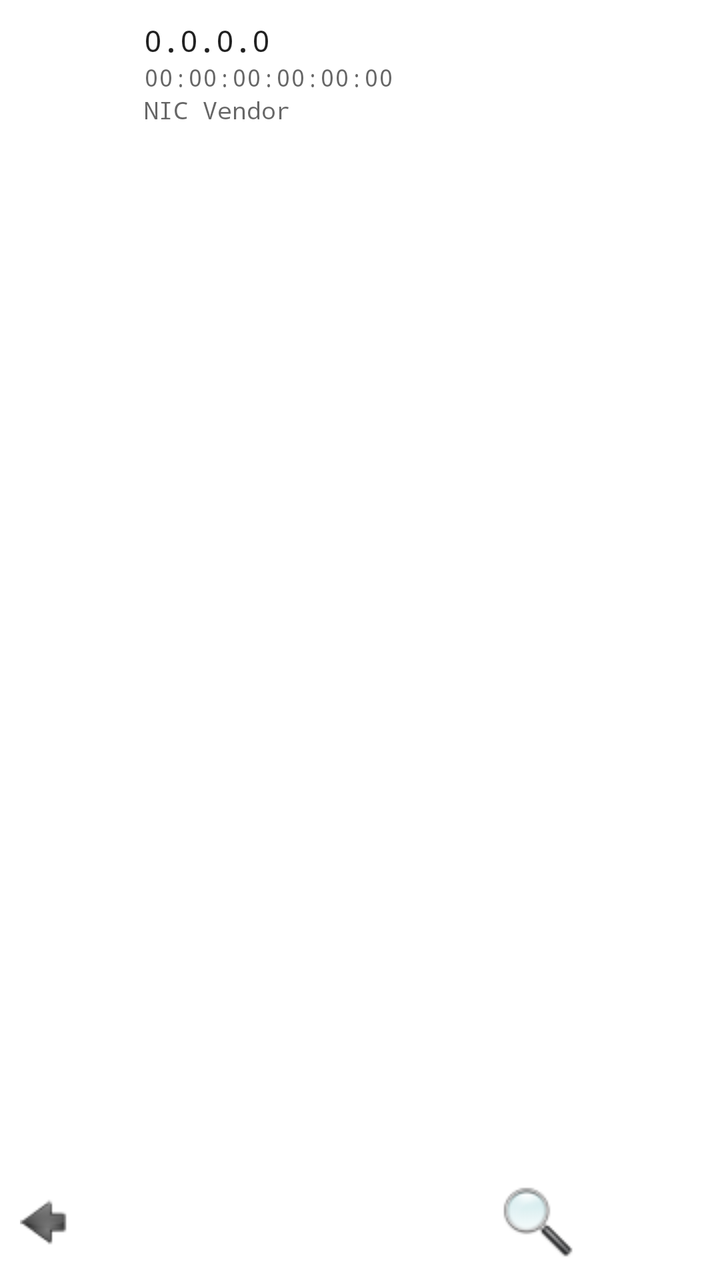
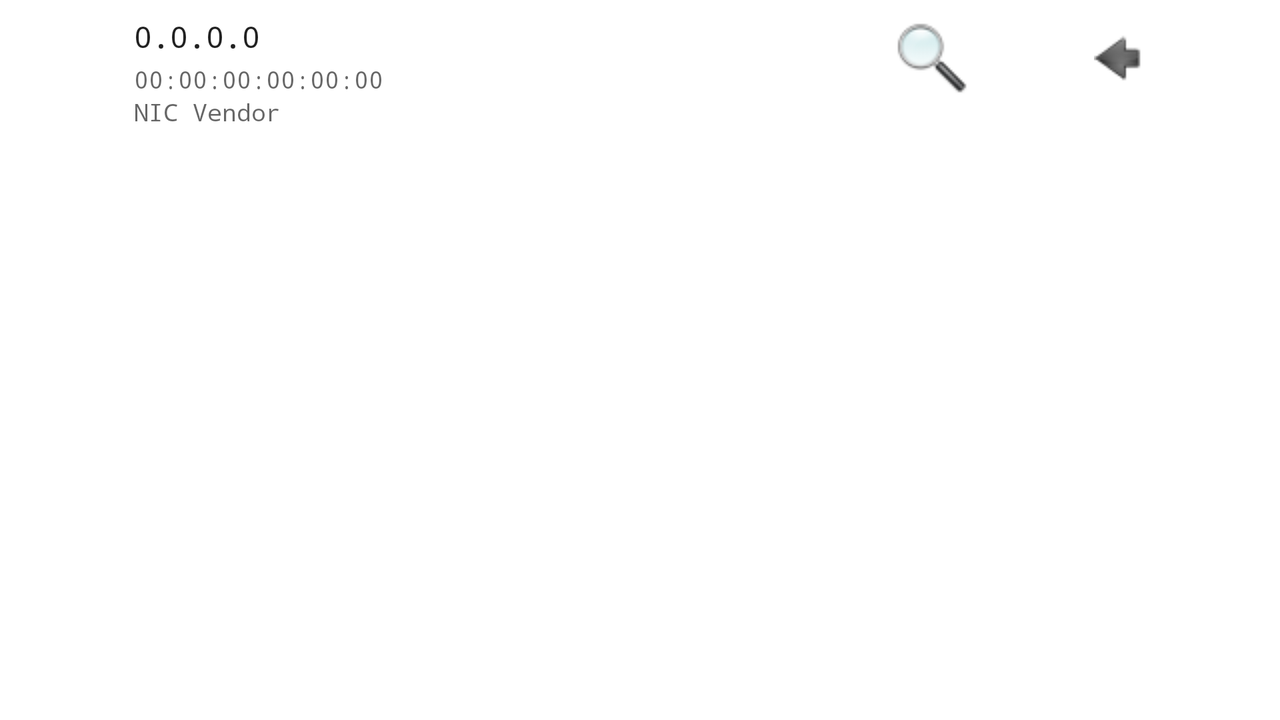

First picture: res/layout/ on a phone held upright. Second picture: the repository's own variant of that layout, on a device whose configuration matches the variant's folder. Source for both follows.
<!-- AndroidManifest.xml: fallback theme Theme.MaterialComponents.DayNight.NoActionBar -->
<!-- res/layout/portscan.xml -->
<?xml version="1.0" encoding="UTF-8"?>
<TabHost xmlns:android="http://schemas.android.com/apk/res/android"
    android:id="@android:id/tabhost"
    android:layout_width="match_parent"
    android:layout_height="match_parent" >

    <LinearLayout
        android:layout_width="match_parent"
        android:layout_height="match_parent"
        android:orientation="vertical" >

        <RelativeLayout
            android:layout_width="match_parent"
            android:layout_height="?android:attr/listPreferredItemHeight"
            android:layout_marginLeft="15dp"
            android:layout_marginRight="15dp"
            android:layout_marginTop="10dp"
            android:paddingBottom="5dp" >

            <ImageView
                android:id="@+id/logo"
                android:layout_width="42dp"
                android:layout_height="42dp"
                android:layout_alignParentBottom="true"
                android:layout_alignParentTop="true"
                android:layout_marginRight="15dp"
                android:src="@drawable/computer" />

            <TextView
                android:id="@+id/host"
                style="@style/ListTextTitle"
                android:layout_width="match_parent"
                android:layout_height="wrap_content"
                android:layout_alignParentRight="true"
                android:layout_alignParentTop="true"
                android:layout_toRightOf="@+id/logo"
                android:ellipsize="marquee"
                android:gravity="center_vertical"
                android:lines="1"
                android:marqueeRepeatLimit="marquee_forever"
                android:text="0.0.0.0" />

            <TextView
                android:id="@+id/mac"
                style="@style/ListTextSummary"
                android:layout_width="match_parent"
                android:layout_height="wrap_content"
                android:layout_below="@+id/host"
                android:layout_toRightOf="@+id/logo"
                android:text="00:00:00:00:00:00" />

            <TextView
                android:id="@+id/vendor"
                style="@style/ListTextSummary"
                android:layout_width="match_parent"
                android:layout_height="wrap_content"
                android:layout_alignParentBottom="true"
                android:layout_alignWithParentIfMissing="true"
                android:layout_below="@+id/mac"
                android:layout_toRightOf="@+id/logo"
                android:text="NIC Vendor" />
        </RelativeLayout>

        <TabWidget
            android:id="@android:id/tabs"
            android:layout_width="match_parent"
            android:layout_height="wrap_content"
            android:layout_marginTop="5dp" />

        <FrameLayout
            android:id="@android:id/tabcontent"
            android:layout_width="match_parent"
            android:layout_height="0dp"
            android:layout_weight="1"
            android:paddingTop="5dp" >

            <ListView
                android:id="@+id/list_open"
                android:layout_width="match_parent"
                android:layout_height="match_parent" />

            <ListView
                android:id="@+id/list_closed"
                android:layout_width="match_parent"
                android:layout_height="match_parent" />
        </FrameLayout>

        <RelativeLayout
            android:layout_width="match_parent"
            android:layout_height="wrap_content"
            android:layout_margin="5dp"
            android:orientation="horizontal" >

            <Button
                android:id="@+id/btn_scan"
                style="@style/ButtonTop"
                android:layout_width="wrap_content"
                android:layout_alignParentRight="true"
                android:layout_weight="0"
                android:drawableLeft="@drawable/discover"
                android:drawablePadding="15dp"
                android:text="@string/btn_scan" />

            <Button
                android:id="@+id/btn_back"
                style="@style/ButtonTop"
                android:layout_width="wrap_content"
                android:layout_alignParentLeft="true"
                android:layout_weight="0"
                android:drawableLeft="@drawable/back"
                android:drawablePadding="15dp"
                android:text="@string/btn_back" />
        </RelativeLayout>
    </LinearLayout>

</TabHost>
<!-- resources referenced by this layout -->
<resources>
  <!-- drawable back: png bitmap (drawable, 1829 bytes) -->
  <!-- drawable discover: png bitmap (drawable, 4802 bytes) -->
  <string name="btn_back">Back</string>
  <string name="btn_scan">Scan</string>
  <style name="ButtonTop" parent="@style/Button">
  
          
          <item name="android:layout_width">0dip</item>
          <item name="android:layout_height">48dip</item>
          <item name="android:layout_weight">1</item>
          <item name="android:textSize">20sp</item>
      </style>
  <style name="ListTextSummary" parent="ListText">
          <item name="android:textColor">?android:attr/textColorSecondary</item>
          <item name="android:textSize">12sp</item>
      </style>
  <style name="ListTextTitle" parent="ListText">
          <item name="android:textColor">?android:attr/textColorPrimary</item>
          <item name="android:textSize">15sp</item>
      </style>
  <style name="Button">
          <item name="android:textSize">14sp</item>
          <item name="android:textColor">#fff</item>
          <item name="android:typeface">monospace</item>
          <item name="android:background">@drawable/btn_bg</item>
          <item name="android:layout_height">wrap_content</item>
          <item name="android:layout_gravity">center_vertical</item>
          <item name="android:padding">5dip</item>
      </style>
  <style name="ListText">
          <item name="android:typeface">monospace</item>
      </style>
  <!-- drawable btn_bg (drawable) -->
  <?xml version="1.0" encoding="utf-8"?>
  
  <selector xmlns:android="http://schemas.android.com/apk/res/android">
  
      <item android:state_pressed="true"><shape>
              <gradient android:angle="270" android:endColor="@color/purple1" android:startColor="@color/purple2" />
  
              <stroke android:width="0dp" android:color="@color/purple1" />
  
              <corners android:radius="3dp" />
          </shape></item>
      <item android:state_focused="true"><shape>
              <gradient android:angle="270" android:endColor="@color/purple2" android:startColor="@color/purple3" />
  
              <stroke android:width="0dp" android:color="@color/grey" />
  
              <corners android:radius="3dp" />
          </shape></item>
  
  </selector>
  <color name="purple1">#57068c</color>
  <color name="purple2">#8426c1</color>
  <color name="purple3">#be6ef2</color>
  <color name="grey">#cccccc</color>
</resources>
<!-- res/layout-land/portscan.xml (the author's variant of the layout above) -->
<!-- drawn on the phone turned sideways -->
<?xml version="1.0" encoding="UTF-8"?>

<TabHost xmlns:android="http://schemas.android.com/apk/res/android"
    android:id="@android:id/tabhost"
    android:layout_width="match_parent"
    android:layout_height="match_parent" >

    <LinearLayout
        android:layout_width="match_parent"
        android:layout_height="match_parent"
        android:orientation="vertical" >

        <RelativeLayout
            android:layout_width="match_parent"
            android:layout_height="?android:attr/listPreferredItemHeight"
            android:layout_marginLeft="10dp"
            android:layout_marginRight="10dp"
            android:layout_marginTop="5dp"
            android:paddingBottom="5dp" >

            <ImageView
                android:id="@+id/logo"
                android:layout_width="42dp"
                android:layout_height="42dp"
                android:layout_alignParentBottom="true"
                android:layout_alignParentTop="true"
                android:layout_marginRight="15dp"
                android:src="@drawable/computer" />

            <TextView
                android:id="@+id/host"
                style="@style/ListTextTitle"
                android:layout_width="match_parent"
                android:layout_height="wrap_content"
                android:layout_above="@id/mac"
                android:layout_alignParentRight="true"
                android:layout_alignParentTop="true"
                android:layout_alignWithParentIfMissing="true"
                android:layout_toRightOf="@+id/logo"
                android:ellipsize="marquee"
                android:gravity="center_vertical"
                android:lines="1"
                android:marqueeRepeatLimit="marquee_forever"
                android:text="0.0.0.0" />

            <TextView
                android:id="@+id/mac"
                style="@style/ListTextSummary"
                android:layout_width="match_parent"
                android:layout_height="wrap_content"
                android:layout_above="@+id/vendor"
                android:layout_alignWithParentIfMissing="true"
                android:layout_toRightOf="@+id/logo"
                android:text="00:00:00:00:00:00" />

            <TextView
                android:id="@+id/vendor"
                style="@style/ListTextSummary"
                android:layout_width="match_parent"
                android:layout_height="wrap_content"
                android:layout_alignParentBottom="true"
                android:layout_toRightOf="@+id/logo"
                android:text="NIC Vendor" />

            <Button
                android:id="@+id/btn_back"
                style="@style/ButtonTop"
                android:layout_width="wrap_content"
                android:layout_alignParentRight="true"
                android:layout_weight="0"
                android:drawableLeft="@drawable/back"
                android:drawablePadding="5dp"
                android:text="@string/btn_back" />

            <Button
                android:id="@+id/btn_scan"
                style="@style/ButtonTop"
                android:layout_width="wrap_content"
                android:layout_toLeftOf="@id/btn_back"
                android:layout_weight="0"
                android:drawableLeft="@drawable/discover"
                android:drawablePadding="5dp"
                android:text="@string/btn_scan" />
        </RelativeLayout>

        <TabWidget
            android:id="@android:id/tabs"
            android:layout_width="match_parent"
            android:layout_height="wrap_content"
            android:layout_marginTop="5dp" />

        <FrameLayout
            android:id="@android:id/tabcontent"
            android:layout_width="match_parent"
            android:layout_height="0dp"
            android:layout_weight="1"
            android:paddingTop="5dp" >

            <ListView
                android:id="@+id/list_open"
                android:layout_width="match_parent"
                android:layout_height="match_parent" />

            <ListView
                android:id="@+id/list_closed"
                android:layout_width="match_parent"
                android:layout_height="match_parent" />
        </FrameLayout>
    </LinearLayout>

</TabHost>
